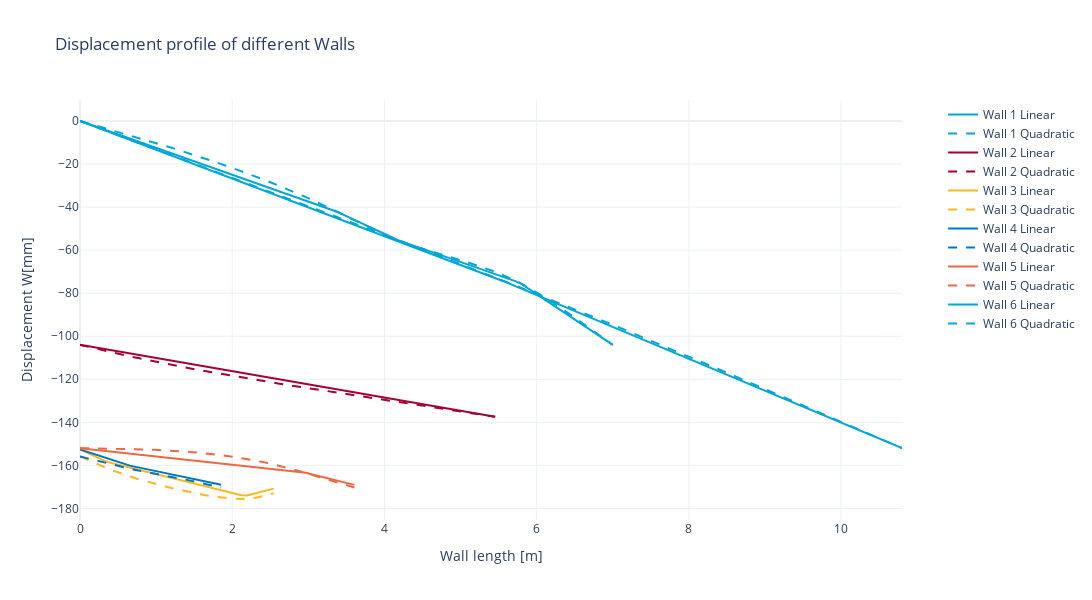

Notebook code for this chart:
### Markdown cell above
### <strong> 0.4 | Estimating the displacement surface</strong>

### Code cell
ijsselsteinseweg.interpolate() # Interpolate subsidence shape
params = ijsselsteinseweg.soil['house'].values()
# plots.plot_surface(*params)
plots.wall_displacement(ijsselsteinseweg)
